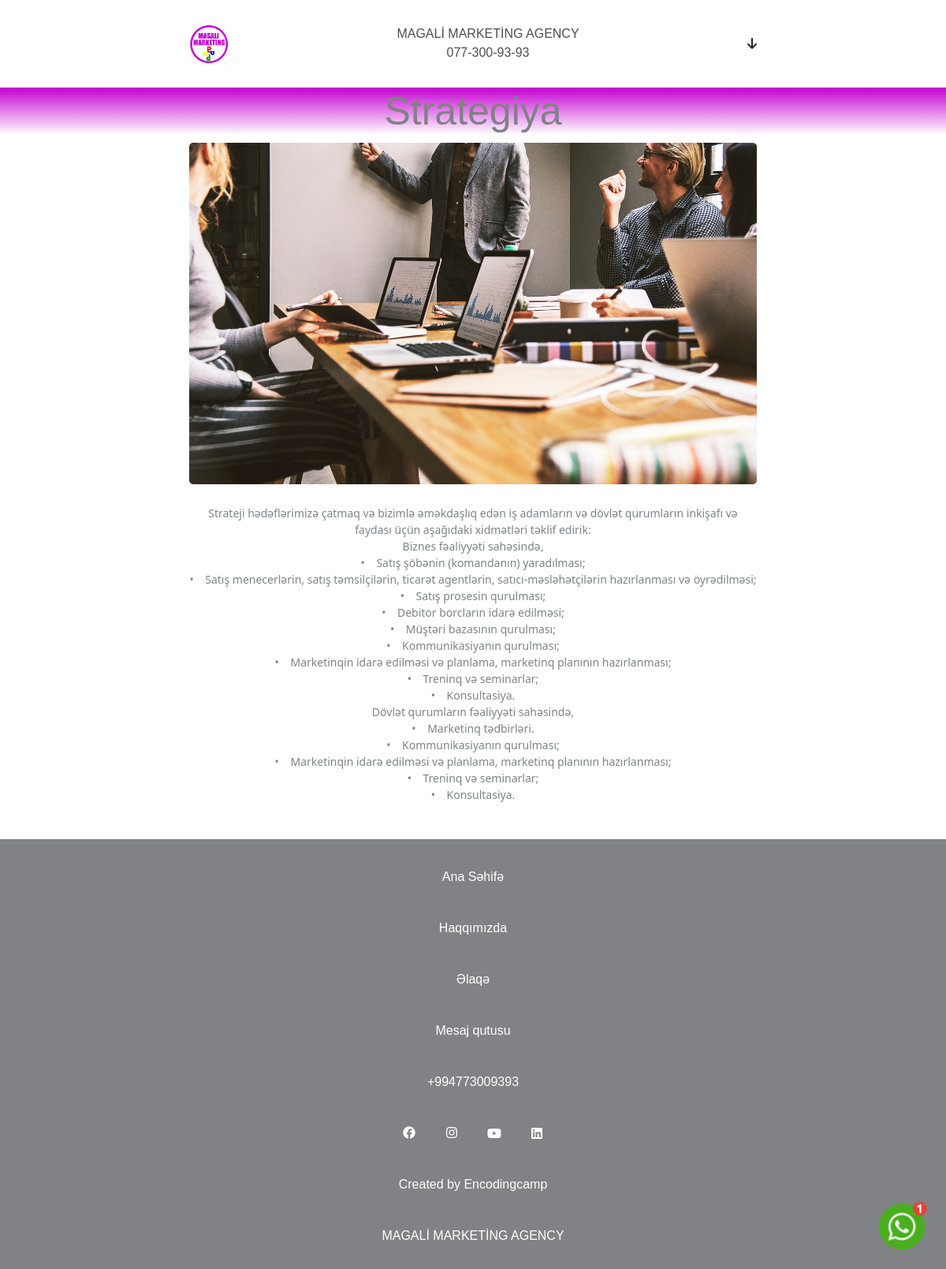
The app's page /magali/unitdetail/1/ (signed in) with its own data.
### magali_app/models.py (models this page shows, shortened)
class ConsultingUnitModel(models.Model):
    consulting = models.ForeignKey(ConsultingModel,on_delete=models.CASCADE,related_name="consultingunits")
    name = models.CharField(max_length=256)
    content = RichTextField()
    banner=models.ImageField(upload_to="unitfiles/",null=True,blank=True)
    class Meta:
        verbose_name = "Consulting Unit"
        verbose_name_plural = "Consulting Units"

### magali_app/views.py (the view)
# urls.py: path('unitdetail/<int:id>/',views.unitdetail,name="unitdetail"),
def unitdetail(request,id):
    unit = get_object_or_404(ConsultingUnitModel, id=id)
    context = {
        "unit":unit
    }
    return render(request,"unit_detail.html",context)

### templates/unit_detail.html (shortened to what this page needs)
{% extends 'base.html' %}
{% block content %}
<div class="about">
    <div class="about_head gradient"><h2>{{unit.name}}</h2></div>
    <div class="about_content">
        {% if unit.banner %}
        <div class="about_img"><img src="{{unit.banner.url}}" alt=""></div>
        {% endif %}
        <div class="about_text"><p>{{unit.content|safe}}</p></div>
    </div>
  </div>
{% endblock %}

### static/css/style.css (style rules this page uses)
* { padding:0; margin:0; box-sizing: border-box; }
.gradient { background:linear-gradient(to bottom,#c500d3,white); }
.about_img img, .services_img img { border-radius:5px; margin:10px 0; width:100%; }
.about_head h2, .services_head h2 { font-size:50px; font-family: sans-serif ; color:#808285; margin:20px 0 0 0; }
.about_text, .services_text { font-size:14px; color:#808285; margin-bottom:20px; float:left; }
.about_content, .services_content { width:60%; display:inline-block; }
.about, .services { text-align:center; }

### records on screen
ConsultingUnitModel: name "Strategiya", banner (picture), content "Strateji hədəflərimizə çatmaq və bizimlə əməkdaşlıq edən iş adamların və dövlət qurumların inkişafı və faydası üçün aşağıdaki xidmətləri təklif edirik: Biznes fəaliyyəti sahəsində, • Satış şöbənin (komandanın) yaradılması; • Satış menecerlərin, satış təmsilçilərin, ticarət agentlərin, satıcı-məsləhətçilərin hazırlanması və öyrədilməsi; • Satış prosesin qurulması; • Debitor borcların idarə edilməsi; • Müştəri bazasının qurulması; • Kommunikasiyanın qurulması; • Marketinqin idarə edilməsi və planlama, marketinq planının hazırlanması; • Treninq və seminarlar; • Konsultasiya. Dövlət qurumların fəaliyyəti sahəsində, • Marketinq tədbirləri. • Kommunikasiyanın qurulması; • Marketinqin idarə…"
